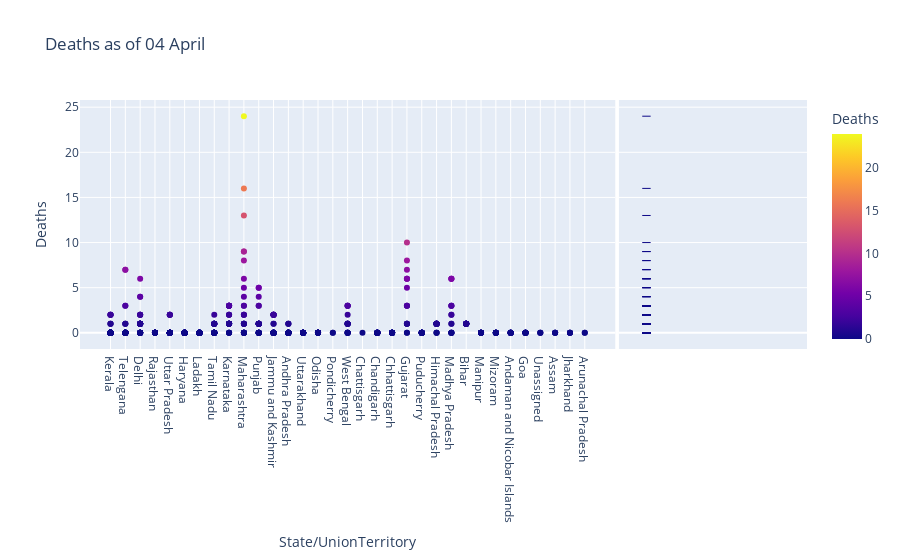

The notebook cell saved with this chart:
### Code cell
fig = px.scatter(df_india, x='State/UnionTerritory', y='Deaths', color="Deaths",marginal_y="rug",title='Deaths as of 04 April')
fig.show()

### Figure 1 — Plotly figure (JSON) as saved in the notebook; plotly's stock layout.template omitted (floating-point values rounded to 4 significant figures; data arrays with more than 128 entries replaced by an {"elided": "..."} marker saying what was removed)
{"data": [{"hoverlabel": {"namelength": 0}, "hovertemplate": "State/UnionTerritory=%{x}<br>Deaths=%{marker.color}", "legendgroup": "", "marker": {"color": {"elided": "648 int values"}, "coloraxis": "coloraxis", "symbol": "circle"}, "mode": "markers", "name": "", "showlegend": false, "type": "scatter", "x": {"elided": "648 str values"}, "xaxis": "x", "y": {"elided": "648 int values"}, "yaxis": "y"}, {"alignmentgroup": "True", "boxpoints": "all", "fillcolor": "rgba(255,255,255,0)", "hoverlabel": {"namelength": 0}, "hoveron": "points", "hovertemplate": "Deaths=%{y}", "jitter": 0, "legendgroup": "", "line": {"color": "rgba(255,255,255,0)"}, "marker": {"color": "#0d0887", "symbol": "line-ew-open"}, "name": "", "offsetgroup": "", "showlegend": false, "type": "box", "xaxis": "x2", "y": {"elided": "648 int values"}, "yaxis": "y2"}], "layout": {"coloraxis": {"colorbar": {"title": {"text": "Deaths"}}, "colorscale": [[0, "#0d0887"], [0.1111, "#46039f"], [0.2222, "#7201a8"], [0.3333, "#9c179e"], [0.4444, "#bd3786"], [0.5556, "#d8576b"], [0.6667, "#ed7953"], [0.7778, "#fb9f3a"], [0.8889, "#fdca26"], [1, "#f0f921"]]}, "legend": {"tracegroupgap": 0}, "title": {"text": "Deaths as of 04 April"}, "xaxis": {"anchor": "y", "domain": [0, 0.7363], "title": {"text": "State/UnionTerritory"}}, "xaxis2": {"anchor": "y2", "domain": [0.7413, 1], "matches": "x2", "showgrid": false, "showline": false, "showticklabels": false, "ticks": ""}, "yaxis": {"anchor": "x", "domain": [0, 1], "title": {"text": "Deaths"}}, "yaxis2": {"anchor": "x2", "domain": [0, 1], "matches": "y", "showgrid": true, "showticklabels": false}}}
